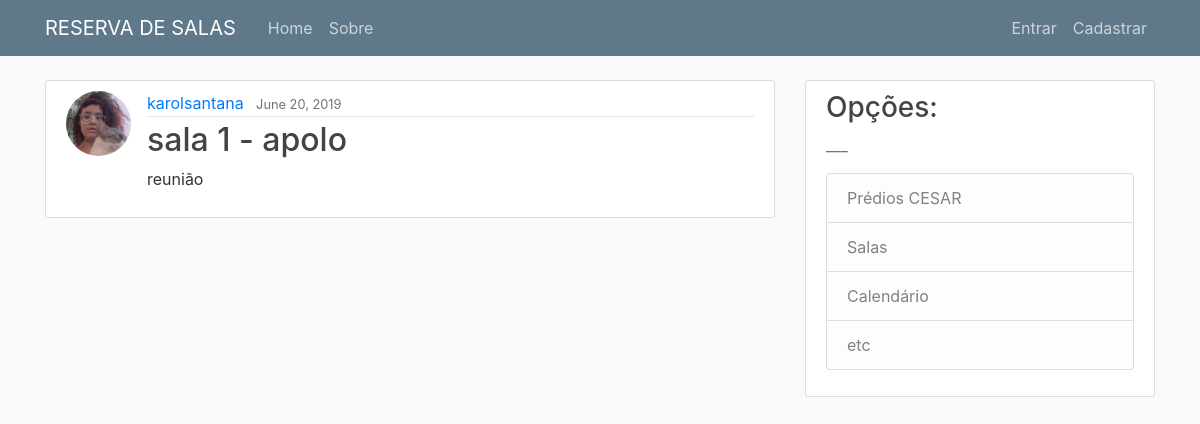
The page /info/31/ on the database its author committed.
### projetoreserva/models.py (models this page shows, shortened)
class Info(models.Model):
	title = models.CharField(max_length=100)
	content = models.TextField()
	date_posted = models.DateTimeField(default=timezone.now)
	author = models.ForeignKey(User, on_delete=models.CASCADE)

### users/models.py (models this page shows, shortened)
class Profile(models.Model):
	user = models.OneToOneField(User, on_delete=models.CASCADE)
	image = models.ImageField(default='default.jpg', upload_to='profile_pics')

### projetoreserva/views.py (the view)
# urls.py: path('info/<int:pk>/', InfoDetailView.as_view(), name='info-detail'),
class InfoDetailView(DetailView):
	model = Info

### projetoreserva/templates/projetoreserva/info_detail.html (shortened to what this page needs)
{% extends "projetoreserva/base.html" %}
{% block content %}
	<article class="media content-section">
		<img class="rounded-circle article-img" src="{{ object.author.profile.image.url }}">
		<div class="media-body">
			<div class="article-metadata">
				<a class="mr-2" href="#">{{ object.author }}</a>
				<small class="text-muted">{{ object.date_posted|date:"F d, Y" }}</small>
			</div>
			<h2 class="article-title">{{ object.title }}</h2>
			<p class="article-content">{{ object.content }}</p>
		</div>
	</article>
{% endblock content %}

### projetoreserva/static/projetoreserva/main.css (style rules this page uses)
body { background: #fafafa; color: #333333; margin-top: 5rem; }
h1, h2, h3, h4, h5, h6 { color: #444444; }
.content-section { background: #ffffff; padding: 10px 20px; border: 1px solid #dddddd; border-radius: 3px; margin-bottom: 20px; }
.article-title { color: #444444; }
.article-content { white-space: pre-line; }
.article-img { height: 65px; width: 65px; margin-right: 16px; }
.article-metadata { padding-bottom: 1px; margin-bottom: 4px; border-bottom: 1px solid #e3e3e3 }

### rows shown on the page
Info: author.profile.image (picture), author "karolsantana", date_posted "June 20, 2019", title "sala 1 - apolo", content "reunião"
